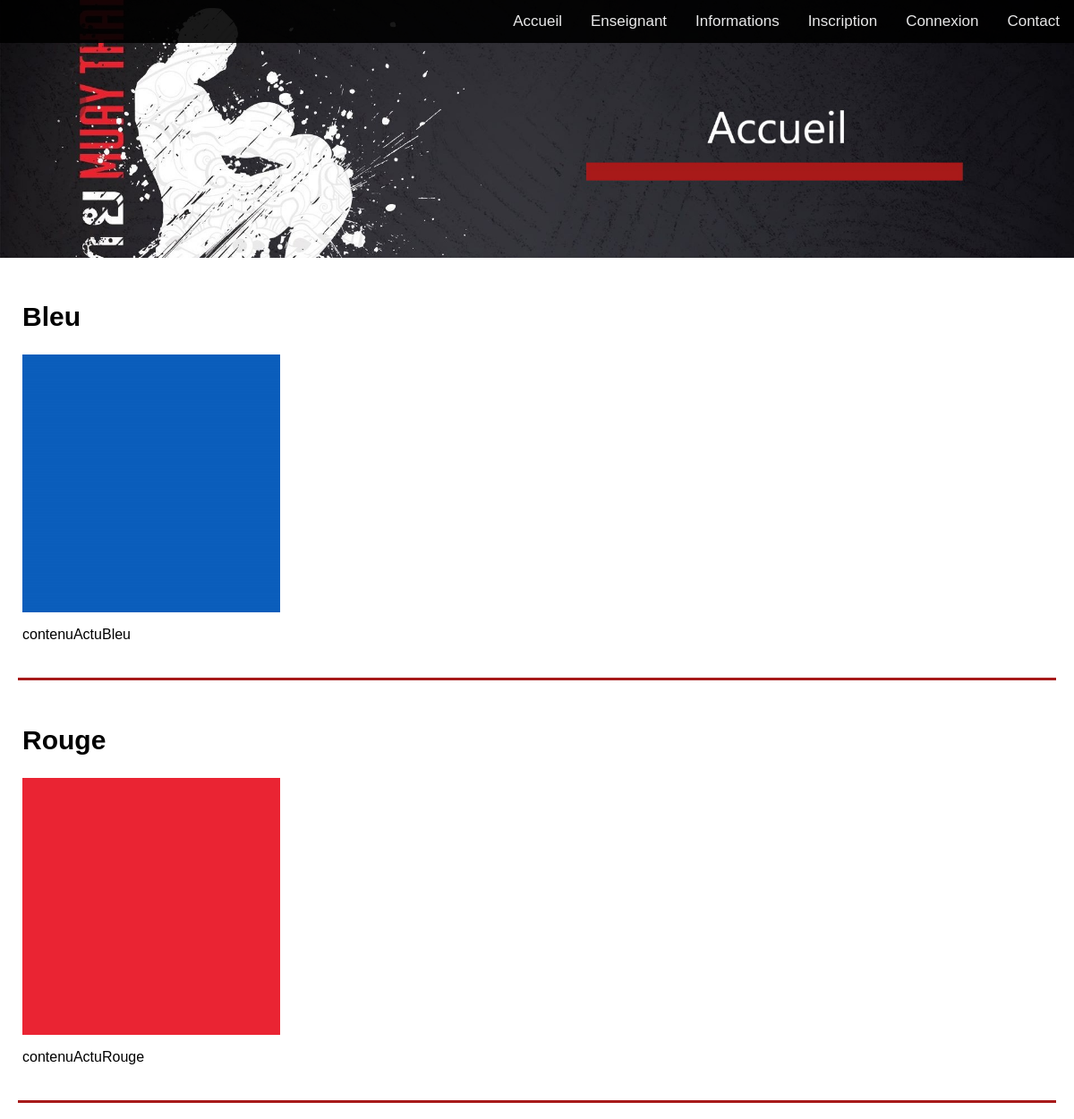
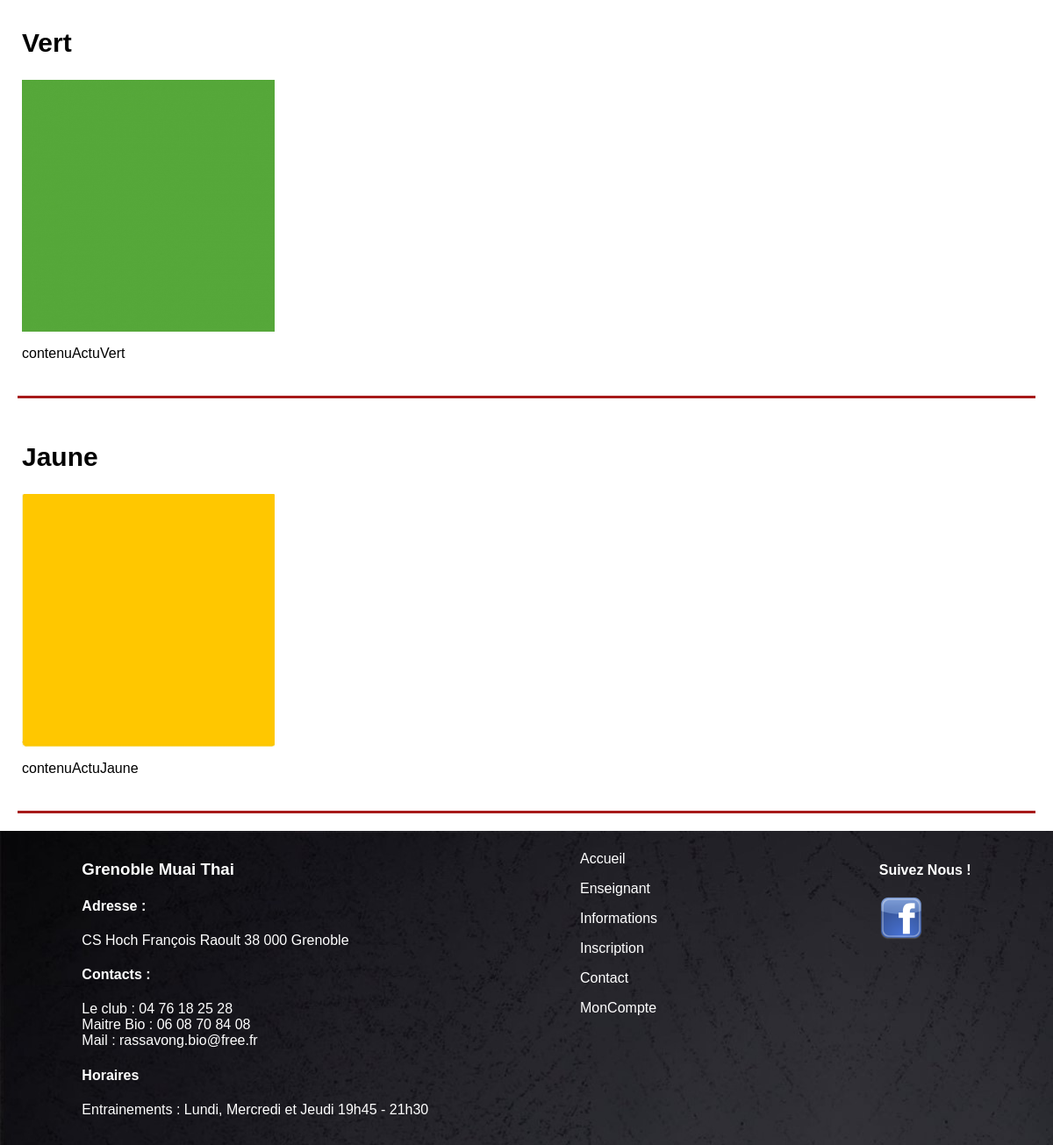
/controler/accueil.ctrl.php, run on the app's committed database (2 pictures, top to bottom).
### tables this page shows
CREATE TABLE Article ( -- Table des articles (informations données par l'administrateur aux différents utilisateurs et visiteurs à travers le site internet). Dépend de son numéro d'article (id).
  id INT PRIMARY KEY NOT NULL,
  titre VARCHAR(255),
  date_time_edition DATETIME, -- Date à laquelle l'article a été modifié pour la dernière fois.
  contenu TEXT,
  mediaArticle INT,
  FOREIGN KEY(mediaArticle) REFERENCES Media(id)
);

### controler/header.ctrl.php (called while the page is built, shortened)
<?php
require_once('../model/DAO.class.php');
if(!isset($_SESSION['identifiant'])){
  $connexion=0;
}
include '../view/header.view.php' ?>

### controler/accueil.ctrl.php (called while the page is built)
<?php
require_once('../model/Actualite.class.php');
require_once('../model/DAO.class.php');
$DAO = new DAO();
$articles=$DAO->getAllArticles();
include '../view/accueil.view.php' ?>

### model/DAO.class.php (called while the page is built, shortened)
<?php
class DAO {
  private $db;
  function __construct(){
    $this->db = new PDO('sqlite:../BDD/projet.db');
  }
  function getAllArticles(): Array {
    $m="SELECT * FROM Article ;";
    $sth=$this->db->query($m);
    $resultat=$sth->fetchAll(PDO::FETCH_CLASS,"Actualite");
    return $resultat;
  }
}
?>

### model/Actualite.class.php (called while the page is built, shortened)
<?php
class Actualite {
  public $titre;
  public $contenu;
  public $mediaArticle;
  function getTitre() : string{
    return $this->titre;
  }
  function getContenu() : string{
    return $this->contenu;
  }
  function getMedia() : string{
    return $this->mediaArticle;
  }
}
?>

### view/accueil.view.php (the view, shortened to what this page needs)
<?php session_start();
include '../controler/header.ctrl.php'; ?>
<link rel="stylesheet" href="../framework/accueil.css">
<img src="../view/Images/backgroundAccueil.jpg" alt="Background">
<?php foreach ($articles as $value){ ?>
  <article class="">
    <h2> <?php echo $value->getTitre()?></h2>
    <img class="imgArticles" src="../view/Images/<?php echo $value->getMedia()?>">
    <p> <?php echo $value->getContenu()?> </p>
    <br>
  </article>
<?php } ?>
<?php include '../view/footer.view.php' ?>
</body>
</html>

### view/header.view.php (shortened to what this page needs)
<!DOCTYPE html>
<html>
<head>
<link rel="stylesheet" href="https://cdnjs.cloudflare.com/ajax/libs/font-awesome/4.7.0/css/font-awesome.min.css">
<link rel="stylesheet" href="../framework/header.css">
</head>
<body>
<header>
<div class="topnav" id="myTopnav">
   <a  href="../controler/accueil.ctrl.php">Accueil</a>
   <?php if($connexion==0){ ?>
     <a href="../view/professeur.view.php">Enseignant</a>
     <a href="../view/informations.view.php">Informations</a>
     <a href="../view/inscription.view.php">Inscription</a>
     <a href="../controler/monCompte.ctrl.php">Connexion</a>
     <a href="../view/contact.view.php">Contact</a>
   <?php } else if($connexion==1) { ?>
     <a href="../view/professeur.view.php">Enseignant</a>
     <a href="../view/informations.view.php">Informations</a>
     <a href="../view/inscription.view.php">Inscription</a>
     <a href="../controler/monCompte.ctrl.php">Mon Compte</a>
     <a href="../view/contact.view.php">Contact</a>
   <?php } else if($connexion==2) { ?>
     <a href="../view/professeur.view.php">Enseignant</a>
     <a href="../view/informations.view.php">Informations</a>
     <a href="../controler/monCompte.ctrl.php">Mon Compte</a>
     <a href="../view/contact.view.php">Contact</a>
   <?php } else if($connexion==3) { ?>
     <a href="../view/professeur.view.php">Enseignant</a>
     <a href="../view/informations.view.php">Informations</a>
     <a href="../controler/gestionArticles.ctrl.php">Gérer les Commentaires</a>
     <a href="../controler/monCompte.ctrl.php">Mon Compte</a>
     <a href="../view/contact.view.php">Contact</a>
   <?php } else if($connexion==4) { ?>
     <a href="../controler/subscribe.ctrl.php">Inscrire un Adhérent</a>
     <a href="../controler/gestionAdherents.ctrl.php">Gérer les Adherents</a>
     <a href="../controler/gestionArticles.ctrl.php">Gérer les Articles</a>
     <a href="../controler/monCompte.ctrl.php">Mon Compte</a>
   <?php } ?>
</div>
</html>

### view/footer.view.php
<link rel="stylesheet" href="../framework/footer.css">
<footer>
  <div class="">
    <h3>Grenoble Muai Thai</h3>
    <h4>Adresse :</h4>
    <p>CS Hoch François Raoult
        38 000 Grenoble</p>
    <h4>Contacts :</h4>
    <p>Le club : 04 76 18 25 28 <br>
       Maitre Bio : 06 08 70 84 08 <br>
       Mail : rassavong.bio@free.fr</p>
    <h4>Horaires</h4>
    <p>  Entrainements :
      Lundi, Mercredi et Jeudi 19h45 - 21h30</p>
  </div>
  <div class="navFooter">
    <ul>
    <li><a  href="accueil.view.php">Accueil</a></li>
    <li><a href="professeur.view.php">Enseignant</a></li>
    <li><a href="informations.view.php">Informations</a></li>
    <li><a href="Inscription.view.php">Inscription</a></li>
    <li><a href="contact.view.php">Contact</a></li>
    <li><a href="monCompte.view.php">MonCompte</a></li>
    </ul>
  </div>
  <div class="suivezNous">
    <h4>Suivez Nous !</h4>
    <a  href="https://www.facebook.com/groups/340653808697/"> <img class="logoFacebook" src="../view/Images/facebook-icone.png" alt="logoFacebook"height="50" width="50">
 </a>
  </div>
</footer>

### framework/header.css (style rules this page uses)
body { margin: 0; font-family: Arial, Helvetica, sans-serif; }
.topnav { position: fixed; top:0; width: 100%; overflow: hidden; display: flex; justify-content: flex-end; background-color: black; opacity: 90%; z-index: 1; }
.topnav a { float: left; display: block; color: white; text-align: center; padding: 14px 16px; text-decoration: none; font-size: 17px; }

### framework/accueil.css (style rules this page uses)
* { box-sizing: border-box }
body { font-family: Verdana, sans-serif; margin:0 }
img { vertical-align: middle; width:100%; }
.imgArticles { width:25%; height:25% }
article { margin: 20px; padding: 5px; border-bottom: 3px solid #a71a1a; }
article h2 { font-size: 30px; }

### framework/footer.css (style rules this page uses)
footer { width: 100%; margin: 0; padding: 15px; font-family: Arial, Helvetica, sans-serif; color: white; background-image: url("../view/Images/backgroundFooter.jpg"); display: flex; justify-content: space-around; }
.navFooter { display: flex; flex-direction: column; }
ul { list-style-type: none; margin: 0; padding: 0; width: 200px; }
li a { display: block; color: white; padding: 8px 16px; text-decoration: none; }
.logoFacebook { width: 50px; height: 50px; }

### data on the page
article: titre "Bleu", mediaArticle (picture), contenu "contenuActuBleu"
article: titre "Rouge", mediaArticle (picture), contenu "contenuActuRouge"
article: titre "Vert", mediaArticle (picture), contenu "contenuActuVert"
article: titre "Jaune", mediaArticle (picture), contenu "contenuActuJaune"
